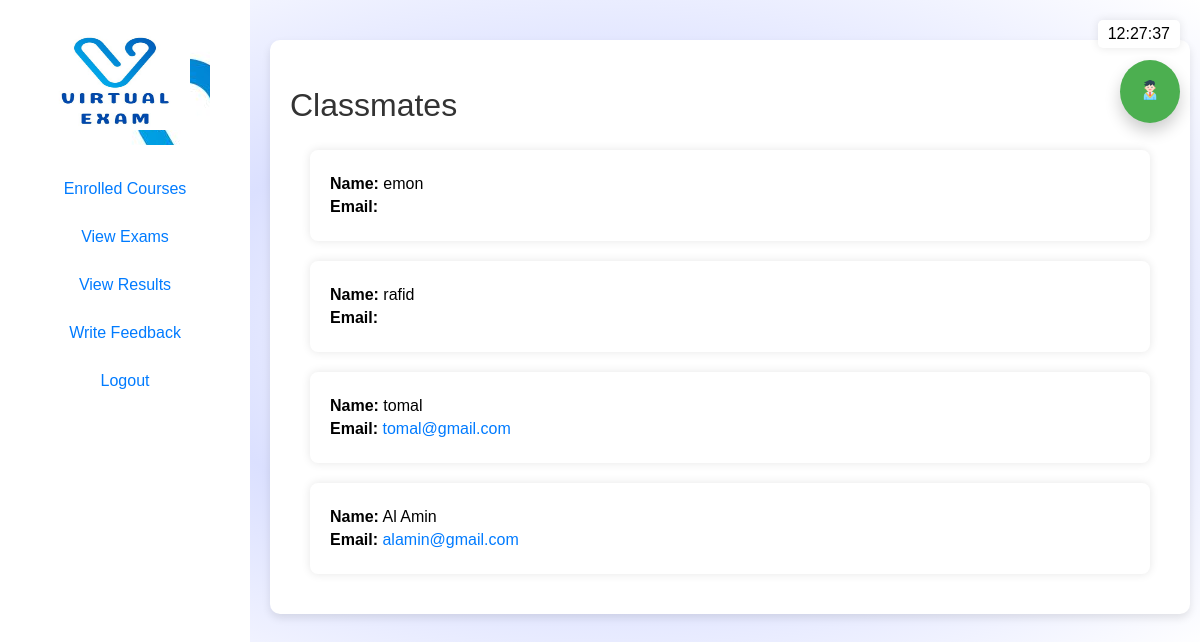
The app's page /student_view_coursemates.php?course_id=1 (signed in) with its own data.
### tables this page shows
CREATE TABLE `Students` (
  `student_id` int(11) NOT NULL,
  `student_name` varchar(100) NOT NULL,
  `course_id` int(11) DEFAULT NULL,
  `username` varchar(32) NOT NULL,
  `password` varchar(255) NOT NULL,
  `email` varchar(100) DEFAULT NULL,
  `dob` date NOT NULL,
  `phone_number` varchar(20) DEFAULT NULL,
  `gender` enum('male','female','others') DEFAULT 'others',
  `address` varchar(255) DEFAULT NULL,
  `security_question` varchar(255) DEFAULT NULL,
  `security_question_answer` varchar(255) DEFAULT NULL
);

### student_view_coursemates.php (the view, shortened to what this page needs)
<!DOCTYPE html>
<html lang="en">
<head>
</head>
<body>
<?php include 'floating_profile_button.php'; ?>
<div id="sidebar">
    <?php include 'student_slidebar.php'; ?>
</div>
<div id="content" class="wrapper">
<?php
require_once 'conn.php';
$student_id = $_SESSION["student_id"];
$course_id = $_GET['course_id'];
$sql_students = "SELECT * FROM Students WHERE course_id = :course_id AND student_id != :student_id";
$stmt_students = $conn->prepare($sql_students);
$stmt_students->bindParam(':course_id', $course_id);
$stmt_students->bindParam(':student_id', $student_id);
$stmt_students->execute();
$students = $stmt_students->fetchAll();
if ($stmt_students->rowCount() > 0) {
    echo "<h2>Classmates</h2>";
    foreach ($students as $student) {
        echo '<div class="student-card">';
        echo '<p><strong>Name:</strong> ' . $student['student_name'] . '</p>';
        echo '<p><strong>Email:</strong> <a href="mailto:' . $student['email'] . '">' . $student['email'] . '</a></p>';
        echo '</div>';
    }
} else {
    echo "No classmates found for this course.";
}
?>
</div>
<?php include 'clock.php'; ?>
</body>
</html>

### styles.css (style rules this page uses)
* { transition: all 0.5s ease; }
body { font-family: Arial, sans-serif; margin: 0; padding: 0; background-size: cover; background-image: radial-gradient(rgb(255, 255, 255), rgb(219, 224, 255), rgb(255, 255, 255)); }
#content { margin-left: 250px; padding: 20px; }
h2 { font: 2em sans-serif; color: #333; padding: 0ch; }
#content { margin-left: 270px; margin-right: 10px; padding: 20px; transition: margin-left 0.3s ease; }
.wrapper { background-color: #ffffff; border-radius: 10px; box-shadow: 0 4px 8px rgba(0, 0, 0, 0.1); padding: 20px; margin: 40px 40px 40px 40px; }
.student-card { background-color: #fff; border-radius: 8px; box-shadow: 0 0 10px rgba(0, 0, 0, 0.1); padding: 20px; margin: 20px; transition: transform 0.3s ease, box-shadow 0.3s ease; }
.student-card p { margin: 5px 0; }
.student-card a { color: #007bff; text-decoration: none; }

### records on screen
students: student_name "emon"
students: student_name "rafid"
students: student_name "tomal", email "tomal@gmail.com"
students: student_name "Al Amin", email "alamin@gmail.com"
